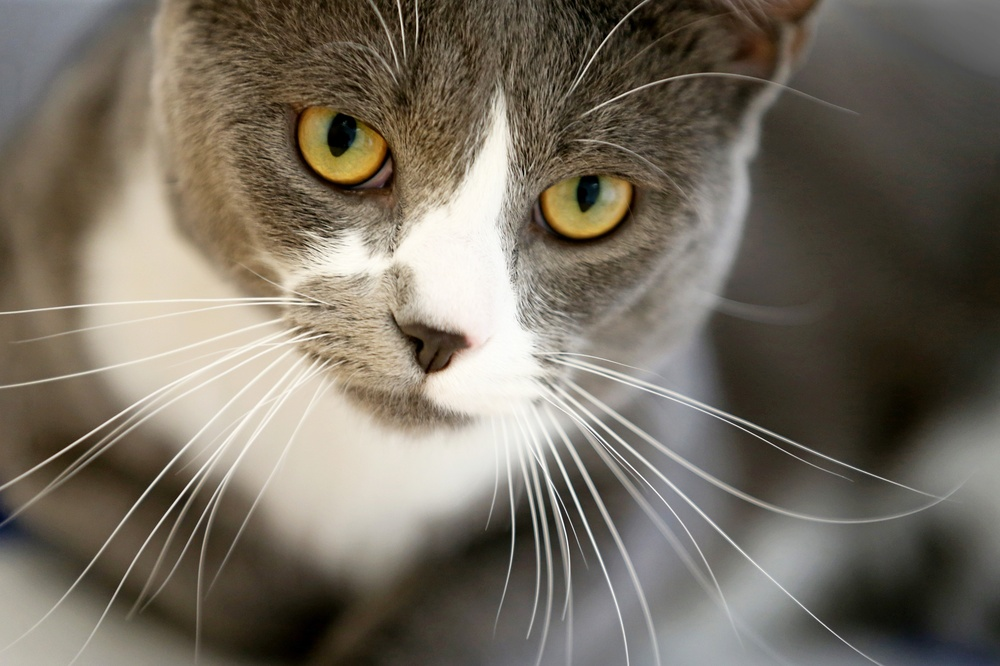
#> input picture assets/cat1.jpg, 1000 x 666 px, shrunk from 2500 x 1666 before the run, found by its file name
$ python edge_detection.py
#> lines starting #> are read from the running program, lines starting #| are printed output that depends on the picture; after the words box and inside, x2 and y2 are one past the last pixel; in counts of white or black regions, pixels touching at a corner belong together
# import necessary libraries(opencv, numpy)
import cv2
import numpy as np

# read the cat image (assets/cat1.jpg)
img = cv2.imread('./assets/cat1.jpg')
#> img is the input picture: shape (666, 1000, 3); mean B, G, R 96.6, 109.2, 116.8
# convert the image to grayscale
gray_img = cv2.cvtColor(img, cv2.COLOR_BGR2GRAY)
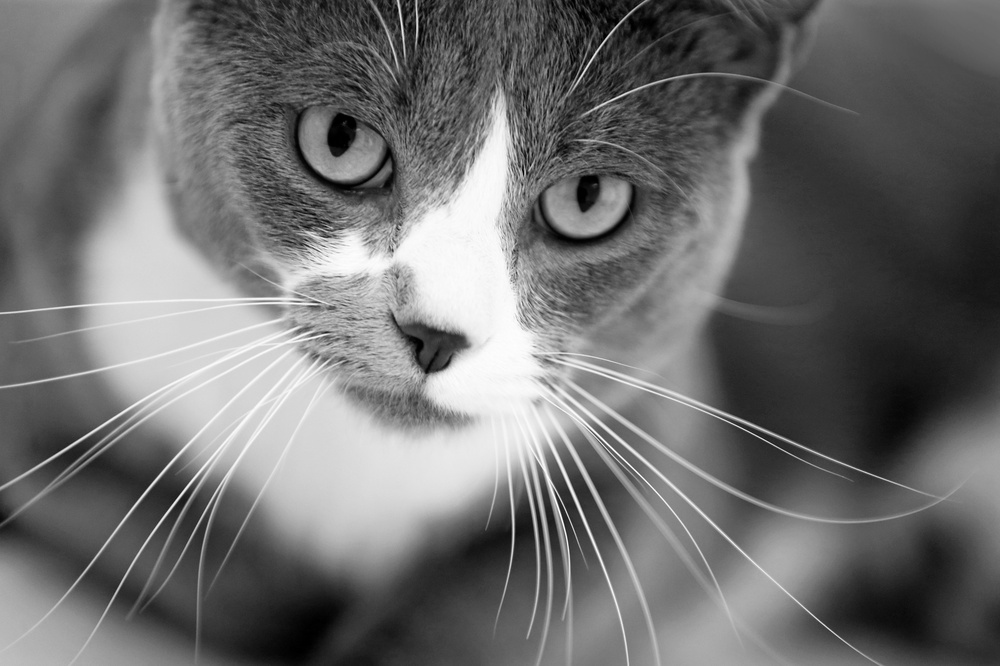
#> gray_img: shape (666, 1000); min 0, max 255, mean 110.1
# Blur the image for better edge detection with (5,5) kernel
blurred_img = cv2.GaussianBlur(gray_img, (5, 5), 0)

# Apply Canny edge detection with 100, 100 threshold
edges = cv2.Canny(blurred_img, 100, 100)
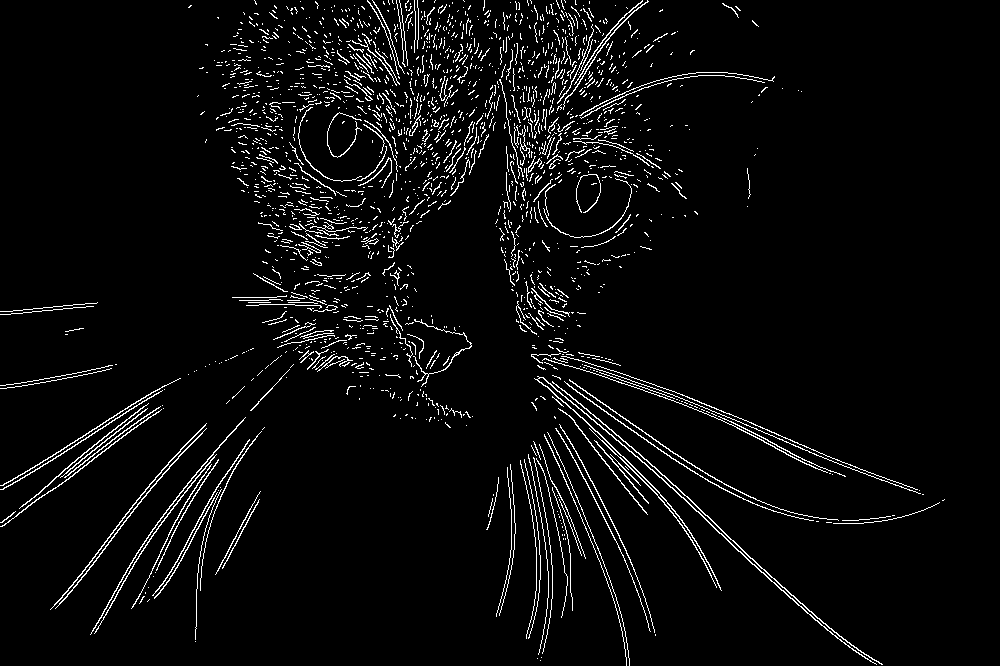
#> edges: shape (666, 1000); 4.3% white in thin lines or dots

# display the edges and wait for a keypress
cv2.imshow('Edge detection', edges)
cv2.waitKey(0)
cv2.destroyAllWindows()

# BONUS: Try applying a dilation/erosion to the edges
bonus_img = cv2.dilate(edges, np.ones(10), iterations=4)
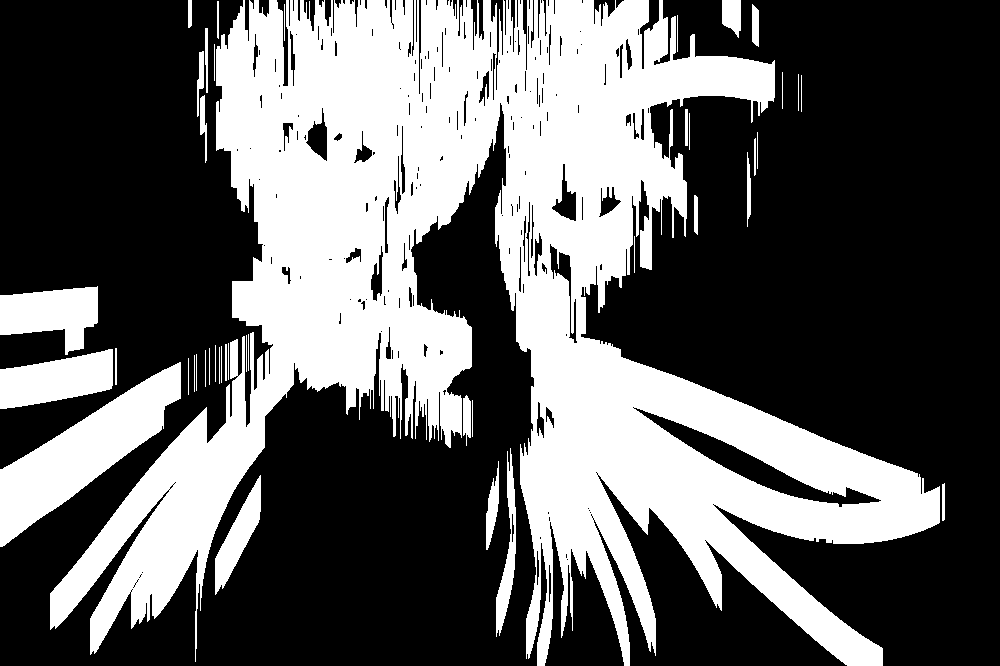
#> bonus_img: shape (666, 1000); 37.9% white; 43 white regions, largest, box (x1, y1, x2, y2) and area: (50, 0, 940, 666) 224253, (0, 362, 181, 547) 11851, (0, 349, 113, 409) 4541
# bonus_img = cv2.erode(edges, np.ones(3), iterations=1)
cv2.imshow('Bonus', bonus_img)
cv2.waitKey(0)
cv2.destroyAllWindows()
